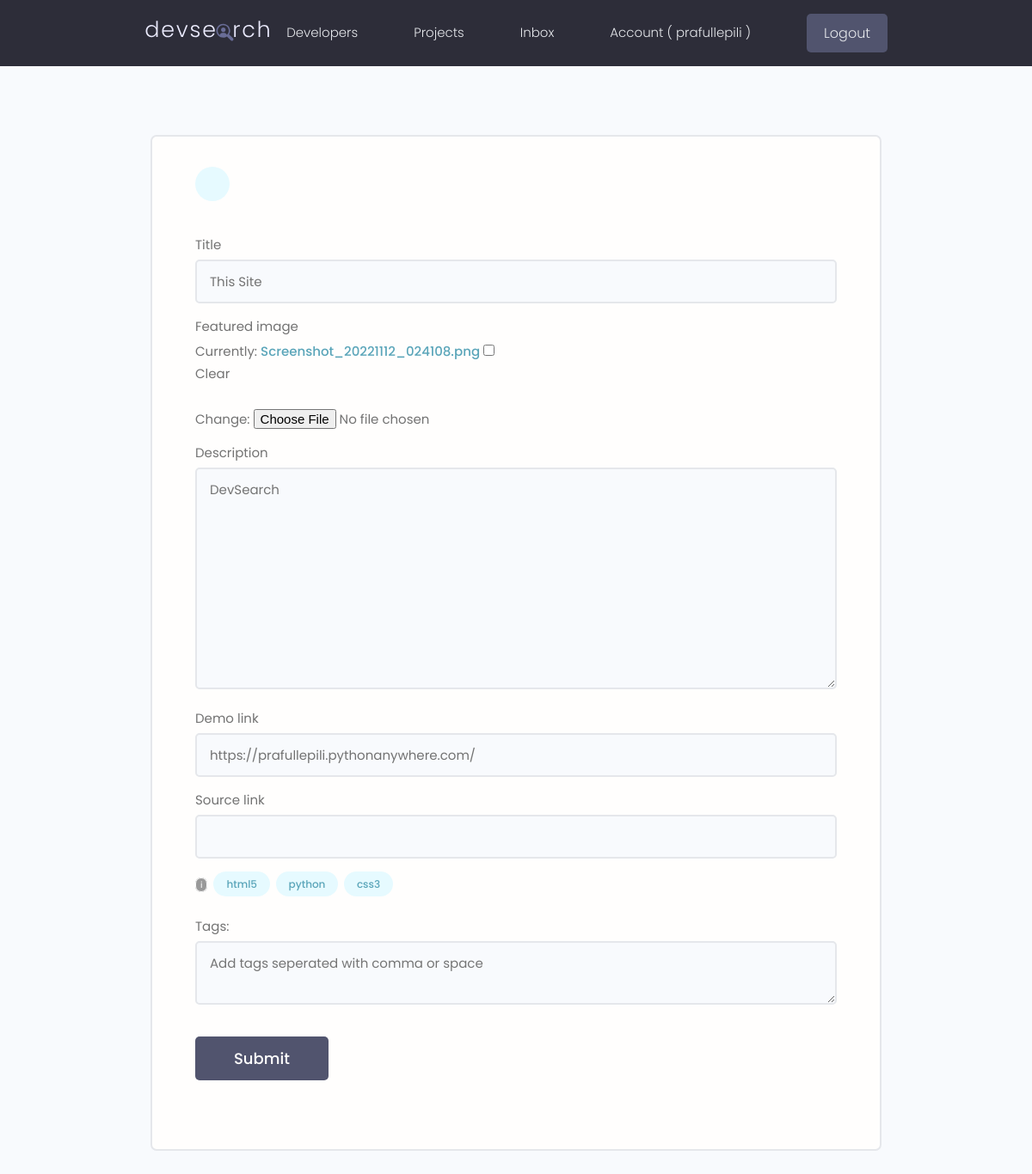
The page /projects/update-project/009600131db44f91bced86b6a2900766/ (signed in) on the database its author committed.
### projects/models.py (models this page shows, shortened)
class Project(models.Model):
    owner = models.ForeignKey(Profile, null=True, blank=True, on_delete=models.SET_NULL)
    title = models.CharField(max_length=200)
    description = models.TextField(null=True, blank=True)
    featured_image = models.ImageField(null=True,blank=True,default="default.jpg")
    demo_link = models.CharField(max_length=2000,null=True, blank=True)
    source_link = models.CharField(max_length=2000,null=True,blank=True)
    tags = models.ManyToManyField('Tag',blank=True)
    vote_total = models.IntegerField(default=0,null=True,blank=True)
    vote_ratio = models.IntegerField(default=0,null=True,blank=True)
    created = models.DateTimeField(auto_now_add=True)
    id = models.UUIDField(default=uuid.uuid4, unique=True, primary_key=True,editable=False)
    class Meta:
        ordering = ['-vote_ratio','-vote_total','title']

class Tag(models.Model):
    name = models.CharField(max_length=300)
    created = models.DateTimeField(auto_now_add=True)
    id = models.UUIDField(default=uuid.uuid4, unique=True, primary_key=True,editable=False)
    def __str__(self):
        return self.name

### projects/views.py (the view, shortened to what this page needs)
# urls.py: path('update-project/<str:pk>/',views.updateProject,name="update-project"),
@login_required(login_url='login')
def updateProject(request,pk):
    profile = request.user.profile
    try:
        project = profile.project_set.get(id=pk)
    except Project.DoesNotExist:
        return HttpResponse("<h3><code><em>You can't edit other project 😡</em></code></h3>")
    form = ProjectForm(instance=project)
    try:
        new_msg_count = request.user.profile.messages.all().filter(is_read=False).count()
    except:
        new_msg_count = ""
    context = {'form':form, 'unreadCount':new_msg_count,'project':project}
    return render(request,"projects/project_form.html", context)

### projects/forms.py
class ProjectForm(ModelForm):
    class Meta:
        model = Project
        fields = ['title','featured_image','description','demo_link','source_link']
        widgets = {
            'tags':forms.CheckboxSelectMultiple(),
        }
    def __init__(self,*args,**kwargs):
        super(ProjectForm,self).__init__(*args,**kwargs)
        for name,field in self.fields.items():
            field.widget.attrs.update({'class':'input'})

### projects/templates/projects/project_form.html (shortened to what this page needs)
{% extends 'main.html' %}
{% block content %}
    <main class="formPage my-xl">
        <div class="content-box">
            <div class="formWrapper">
                <a class="backButton" href="{% url 'account' %}"></a>
                <br>
                <form class="form" method="POST" enctype='multipart/form-data'>
                    {% for field in form %}
                        <div class="form__field">
                            <label for="formInput#text">{{field.label}}</label>
                            {{field}}
                        </div>
                    {% endfor %}
                    <div class="form__field">
                        <small class="tagRemoveInfo" title="double click to tag to remove">i</small>
                        {% for tag in project.tags.all %}
                            <div class="project-tag tag tag--pill tag--main" data-tag="{{tag.id}}" data-project="{{project.id}}">{{tag}}</div>
                        {% endfor %}
                    </div>
                    <div class="form__field">
                        <label for="formInput#text">Tags:</label>
                        <textarea class="input" name="newtags" placeholder="Add tags seperated with comma or space"></textarea>
                    <div>
                    <input class="btn btn--sub btn--lg  my-md" type="submit" value="Submit" />
                </form>
            </div>
        </div>
    </main>
{% endblock content %}

### templates/navbar.html (shortened to what this page needs)
{% load static %}
<header class="header">
  <div class="container container--narrow" style="hight:auto;">
    <a href="{% url 'profiles' %}" class="header__logo">
      <img src="{% static 'images/logo.svg' %}" alt="DevSearch Logo" />
    </a>
    <nav class="header__nav">
      <ul class="header__menu">
        <li class="header__menuItem"><a href="{% url 'profiles' %}">Developers</a></li>
        <li class="header__menuItem"><a href="{% url 'projects' %}">Projects</a></li>
        {% if request.user.is_authenticated %}
        <li class="header__menuItem"><a href="{% url 'inbox' %}">
            Inbox </a></li>
        {% endif %}
        {% if request.user.is_authenticated %}
        <li class="header__menuItem"><a href="{% url 'account' %}">Account ( {{request.user}} )</a></li>
        <li class="header__menuItem"><a href="{% url 'logout' %}" class="btn btn--sub">Logout</a></li>
        {% else %}
        <li class="header__menuItem"><a href="{% url 'login' %}" class="btn btn--sub">Login/Sign Up</a></li>
        {% endif %}
      </ul>
    </nav>
  </div>
</header>

### static/styles/app.css (style rules this page uses)
:root { --color-sub: #2d2d39; }
.btn--sub { background-color: var(--color-sub-light); }
img { width: 100%; }
.content-box { width: 95%; max-width: 85rem; margin: 0 auto; }
.header { position: sticky; z-index: 111; background-color: var(--color-sub); padding: 1.5rem 0; }
.header>.container { display: flex; justify-content: space-between; align-items: center; }
.header__logo>img { height: 3.8rem; }
.header__nav>ul { display: inline-flex; align-items: center; list-style: none; gap: 6.5rem; }
.header__menuItem>a { color: var(--color-light); font-weight: 300; }
.backButton { background: var(--color-main-light); color: var(--color-main); width: 4rem; height: 4rem; display: flex; align-items: center; justify-content: center; border-radius: 50%; }
.formPage .formWrapper { list-style: none; background: var(--color-white); padding: 3.5rem 5rem; border: 2px solid var(--color-light); border-radius: 0.7rem; }
.tagRemoveInfo { border: 1px solid; height: 2px; border-radius: 10px; padding: 0px 5px; color: white; font-size: 10px; background-color: rgba(128, 128, 128, 0.8); margin-right: 3px; }

### static/uikit/styles/modules/_variables.css (style rules this page uses)
:root { --color-main: #5aa5b9; --color-main-light: #e6faff; --color-sub: #3f4156; --color-sub-light: #51546e; --color-sub-lighter: #ededfd; --color-text: #737373; --color-gray: #8b8b8b; --color-light: #e5e7eb; --color-light-gray: #767676; --color-bg: #f8fafd; --color-white: #fffefd; --color-white-light: #f3f3f3; --color-success: #359e64; --color-success-bg: #def8e8; --color-error: #fc4b0b; --color-error-bg: #fff2ee; --font-base: 'Poppins', arial, helvetica, 'Segoe UI', roboto, ubuntu, sans-serif; --font-monospace: 'Fira Code', 'Courier New', courier, monospace; --font-regular: 300; --font-medium: 500; --font-bold: 700; --generic-shadow: 1px 1px 5px #00000010; --generic-transition: all 0.3s ease-in-out; }

### static/uikit/styles/modules/_base.css (style rules this page uses)
* { margin: 0; padding: 0; box-sizing: border-box; text-rendering: optimizeLegibility; color: inherit; font-size: inherit; }
html { font-size: 50%; }
@media only screen and (min-width: 480px) { html { font-size: 56.25%; } }
@media only screen and (min-width: 1200px) { html { font-size: 62.5%; } }
body { line-height: 1.6; font-weight: 400; font-size: 1.5rem; color: var(--color-text); background-color: var(--color-bg); min-height: 100vh; }

### static/uikit/styles/modules/_typography.css (style rules this page uses)
* { font-family: var(--font-base); }
a { padding-bottom: 2px; text-decoration: none; display: inline-block; color: var(--color-main); font-weight: var(--font-medium); }

### static/uikit/styles/modules/_utilities.css (style rules this page uses)
.container { width: 92%; max-width: 165rem; margin: 0 auto; box-sizing: border-box; }
.container--narrow { width: 92%; max-width: 120rem; }
@media screen and (min-width: 1000px) { .container { width: 90%; } }
@media screen and (min-width: 1000px) { .container--narrow { width: 85%; } }
@media screen and (min-width: 1200px) { .container { width: 80%; } }
@media screen and (min-width: 1200px) { .container--narrow { width: 72%; } }
.my-md { margin: 3rem auto; }
.my-xl { margin: 8rem auto; }

### static/uikit/styles/modules/_button.css (style rules this page uses)
.btn { display: inline-block; position: relative; cursor: pointer; background-color: var(--color-light); font-weight: var(--font-medium); color: var(--color-sub); text-decoration: none; padding: 1rem 2rem; border-radius: 0.5rem; border: none; width: -webkit-fit-content; width: -moz-fit-content; width: fit-content; height: -webkit-fit-content; height: -moz-fit-content; height: fit-content; font-size: 1.6rem; outline-width: 0; outline-color: transparent; -webkit-backface-visibility: hidden; backface-visibility: hidden; transition: all 0.3s ease-in-out; }
.btn--sub { background-color: var(--color-sub); color: var(--color-white); }
.btn--lg { font-size: 1.8rem; padding: 1.2rem 4.5rem; }

### static/uikit/styles/modules/_form.css (style rules this page uses)
.form { display: block; }
.form__field { margin-top: 1.5rem; margin-bottom: 1.5rem; }
.form__label, .form__field > label { display: block; margin-bottom: 0.5rem; color: var(--color-text); }
input.input[type='text'], input.input[type='email'], input.input[type='password'], input.input[type='number'], textarea.input { min-width: 24rem; width: 100%; padding: 1.2rem 1.5rem; border-radius: 0.5rem; border: 2px solid var(--color-light); transition: all 0.3s ease-in-out; background-color: var(--color-bg); }

### rows shown on the page
Project: form "This Site" "DevSearch" "https://prafullepili.pythonanywhere.com/"
Tag: name "html5"
Tag: name "python"
Tag: name "css3"

### other values the page prints
{{ request.user }} "prafullepili"
{{ field.label }} "Title" "Featured image" "Description" "Demo link" "Source link"
